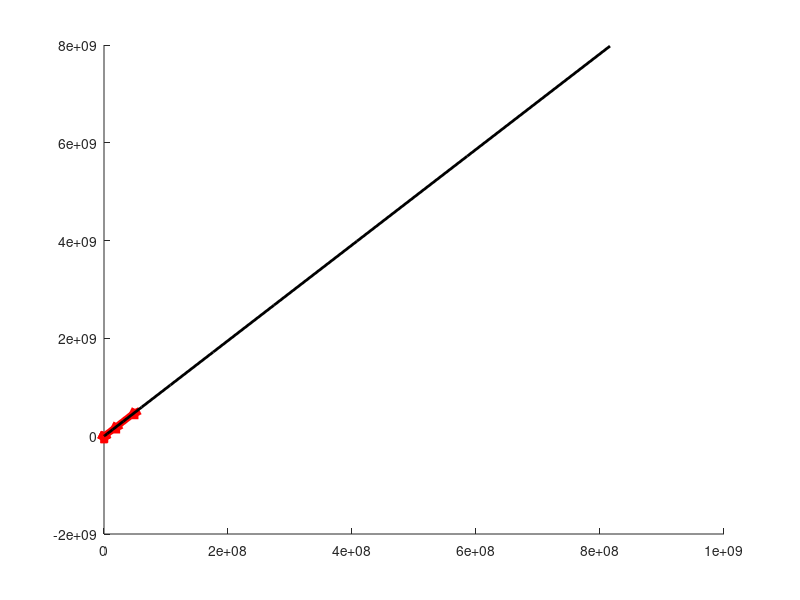

Reproduce this figure in MATLAB.
% find_poly_coeff_Z_vs_sz

clear all
clf

scal = 1e0;
Z = [6 36 3240 1279200 20476800  49995000]./scal; % nr.combinations
Sz = [24 144 18720 11021907 197684307 488891106]./scal; % file size
% [P,S,MU] = polyfit(Z,Sz,1);
P = polyfit(Z,Sz,1);

% P(1:2)

hold on;
plot(Z,Sz,'r^-','linewidth',5,'MarkerSize',5);


Zt = 0:1e2:1e8;
Szt = P(1).*Zt + P(2);
plot(Zt,Szt,'b-','linewidth',2);


% np = [2 3 9     57 73 89 105 121 137 153 169 185 201];
np = [2 3  9 17 41  57 73 89 105 121 137 153 169 185 201];
Np = np.^2; 
Zp = (Np-1).*Np/2;
Szp = P(1).*Zp + P(2);
plot(Zp,Szp,'k-','linewidth',2);

M = [np' Np' Zp' Szp'./(1024^0) Szp'./(1024^1) Szp'./(1024^2) Szp'./(1024^3)];
r = 66;
M(M<0)=0;

fprintf([ repmat('=',1,r) '\n'])

head = [' n  | N=n^2 |     Z     |' repmat(' ',1,5) ...
	    'sz(B)   | ' ...
	    'sz(KiB) | ' ...
	    'sz(MiB)|' ...
	    'sz(GiB)|\n'];

% frmt = ['n = %3.0f  N = %5.0f  Z = %9.0f '...
% 	'| B = %10.0f  KiB = %8.0f  MiB = %6.1f  GiB = %4.1f\n'];

frmt = ['%3.0f | %5.0f | %9.0f '...
	'| %10.0f  | %7.0f | %6.1f | %5.1f | \n'];

fprintf(head)
fprintf([ repmat('-',1,r) '\n'])
fprintf(frmt, M(1:2,:)')

fprintf([ repmat('-',1,r) '\n'])

fprintf(frmt, M(3:5,:)')

fprintf([ repmat('-',1,r) '\n'])

fprintf(frmt, M(6:8,:)')

fprintf([ repmat('-',1,r) '\n'])

fprintf(frmt, M(9:11,:)')

fprintf([ repmat('-',1,r) '\n'])

fprintf(frmt, M(12:end,:)')

fprintf([ repmat('=',1,r) '\n\n'])


% ==================================================================
%  n  | N=n^2 |     Z     |     sz(B)   | sz(KiB) | sz(MiB)|sz(GiB)|
% ------------------------------------------------------------------
%   2 |     4 |         6 |          0  |       0 |    0.0 |   0.0 | 
%   3 |     9 |        36 |          0  |       0 |    0.0 |   0.0 | 
%   9 |    81 |      3240 |          0  |       0 |    0.0 |   0.0 | 
% ------------------------------------------------------------------
%  57 |  3249 |   5276376 |   50939387  |   49745 |   48.6 |   0.0 | 
%  73 |  5329 |  14196456 |  138142342  |  134905 |  131.7 |   0.1 | 
%  89 |  7921 |  31367160 |  306003631  |  298832 |  291.8 |   0.3 | 
% ------------------------------------------------------------------
% 105 | 11025 |  60769800 |  593444674  |  579536 |  566.0 |   0.6 | 
% 121 | 14641 | 107172120 | 1047075070  | 1022534 |  998.6 |   1.0 | 
% 137 | 18769 | 176128296 | 1721192603  | 1680852 | 1641.5 |   1.6 | 
% ------------------------------------------------------------------
% 153 | 23409 | 273978936 | 2677783235  | 2615023 | 2553.7 |   2.5 | 
% 169 | 28561 | 407851080 | 3986521113  | 3893087 | 3801.8 |   3.7 | 
% 185 | 34225 | 585658200 | 5724768561  | 5590594 | 5459.6 |   5.3 | 
% 201 | 40401 | 816100200 | 7977576090  | 7790602 | 7608.0 |   7.4 | 
% ==================================================================

% np = [2 3 9      57 73 89 105 121 137 153 169 185 201];
np = [2 3  9 17 41  57 73 89 105 121 137 153 169 185 201];

Np = np.^2; 
fSet = (Np-1).*Np/2;

for ii = size(fSet,2):-1:2;

	cSet(ii) = fSet(ii) - fSet(ii-1);

end

cSet(1) = fSet(1);

M = [np' Np' fSet' fSet'./1e6 cSet' cSet'./1e6 ];
r = 59;

fprintf([ repmat('=',1,r) '\n'])

head = [' n  | N=n^2 |     Z     |    '  ...
	    'Z[1e6]  |  cSet  | cSet[1e6] | \n'];

frmt = ['%3.0f | %5.0f | %9.0f '...
	'| %6.0f  | %9.0f | %9.0f | \n'];

fprintf(head)
fprintf([ repmat('-',1,r) '\n'])
fprintf(frmt, M(1:2,:)')

fprintf([ repmat('-',1,r) '\n'])

fprintf(frmt, M(3:5,:)')

fprintf([ repmat('-',1,r) '\n'])

fprintf(frmt, M(6:8,:)')

fprintf([ repmat('-',1,r) '\n'])

fprintf(frmt, M(9:11,:)')

fprintf([ repmat('-',1,r) '\n'])

fprintf(frmt, M(11:end,:)')

fprintf([ repmat('-',1,r) '\n'])
fprintf('sum of cSets: %6.0f\n', sum(cSet)/1e6);

fprintf([ repmat('=',1,r) '\n'])


% ===========================================================
%  n  | N=n^2 |     Z     |    Z[1e6]  |  cSet  | cSet[1e6] | 
% -----------------------------------------------------------
%   2 |     4 |         6 |      0  |         6 |         0 | 
%   3 |     9 |        36 |      0  |        30 |         0 | 
%   9 |    81 |      3240 |      0  |      3204 |         0 | 
% -----------------------------------------------------------
%  57 |  3249 |   5276376 |      5  |   5273136 |         5 | 
%  73 |  5329 |  14196456 |     14  |   8920080 |         9 | 
%  89 |  7921 |  31367160 |     31  |  17170704 |        17 | 
% -----------------------------------------------------------
% 105 | 11025 |  60769800 |     61  |  29402640 |        29 | 
% 121 | 14641 | 107172120 |    107  |  46402320 |        46 | 
% 137 | 18769 | 176128296 |    176  |  68956176 |        69 | 
% -----------------------------------------------------------
% 153 | 23409 | 273978936 |    274  |  97850640 |        98 | 
% 169 | 28561 | 407851080 |    408  | 133872144 |       134 | 
% 185 | 34225 | 585658200 |    586  | 177807120 |       178 | 
% 201 | 40401 | 816100200 |    816  | 230442000 |       230 | 
% -----------------------------------------------------------
% sum of cSets:    816
% ===========================================================

